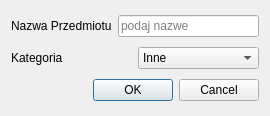
<?xml version="1.0" encoding="UTF-8"?>
<ui version="4.0">
 <class>PrzedmiotDialog</class>
 <widget class="QDialog" name="PrzedmiotDialog">
  <property name="geometry">
   <rect>
    <x>0</x>
    <y>0</y>
    <width>270</width>
    <height>116</height>
   </rect>
  </property>
  <property name="windowTitle">
   <string>Dialog</string>
  </property>
  <layout class="QGridLayout" name="gridLayout">
   <item row="0" column="0" colspan="2">
    <layout class="QHBoxLayout" name="horizontalLayout_2">
     <item>
      <widget class="QLabel" name="label">
       <property name="text">
        <string>Nazwa Przedmiotu</string>
       </property>
      </widget>
     </item>
     <item>
      <widget class="QLineEdit" name="lineEdit_nazwa_przedmiotu">
       <property name="placeholderText">
        <string>podaj nazwe </string>
       </property>
      </widget>
     </item>
    </layout>
   </item>
   <item row="1" column="0" colspan="2">
    <layout class="QHBoxLayout" name="horizontalLayout">
     <item>
      <widget class="QLabel" name="label_2">
       <property name="text">
        <string>Kategoria</string>
       </property>
      </widget>
     </item>
     <item>
      <widget class="QComboBox" name="comboBox_kategoria_przedmiot">
       <item>
        <property name="text">
         <string>Inne</string>
        </property>
       </item>
       <item>
        <property name="text">
         <string>Elektronika</string>
        </property>
       </item>
       <item>
        <property name="text">
         <string>Odziez</string>
        </property>
       </item>
       <item>
        <property name="text">
         <string>Dom i ogrod</string>
        </property>
       </item>
       <item>
        <property name="text">
         <string>Kosmetyki</string>
        </property>
       </item>
       <item>
        <property name="text">
         <string>Narzedzia</string>
        </property>
       </item>
       <item>
        <property name="text">
         <string>Motoryzacja</string>
        </property>
       </item>
       <item>
        <property name="text">
         <string>Sport</string>
        </property>
       </item>
       <item>
        <property name="text">
         <string>Turystyka</string>
        </property>
       </item>
       <item>
        <property name="text">
         <string>Kultura i sztuka</string>
        </property>
       </item>
      </widget>
     </item>
    </layout>
   </item>
   <item row="2" column="0">
    <spacer name="horizontalSpacer_2">
     <property name="orientation">
      <enum>Qt::Horizontal</enum>
     </property>
     <property name="sizeHint" stdset="0">
      <size>
       <width>87</width>
       <height>20</height>
      </size>
     </property>
    </spacer>
   </item>
   <item row="2" column="1">
    <widget class="QDialogButtonBox" name="buttonBox_dodawanie_przedmiotu">
     <property name="standardButtons">
      <set>QDialogButtonBox::Cancel|QDialogButtonBox::Ok</set>
     </property>
    </widget>
   </item>
  </layout>
 </widget>
 <resources/>
 <connections/>
</ui>
